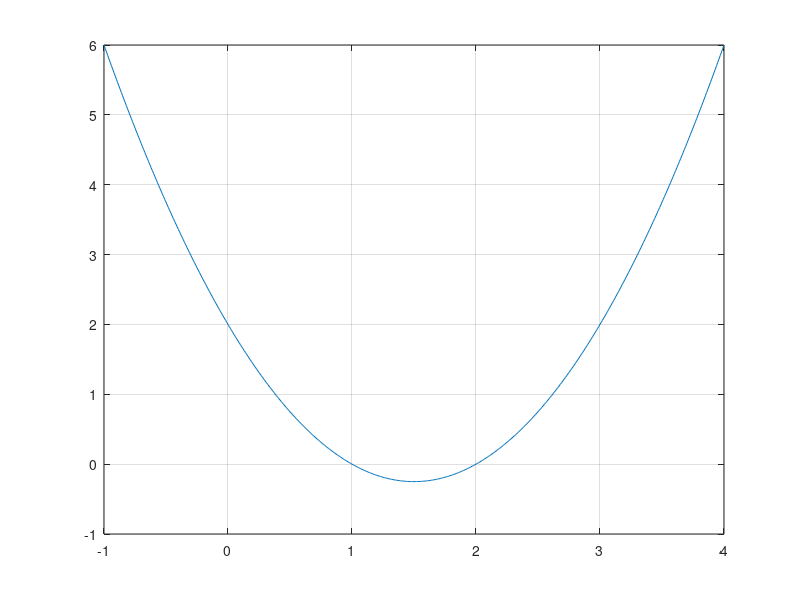

Here is the MATLAB script that generated this plot: (Note: this script raises an error after producing the figure.)
%% Graficar polinomio
x = -1:0.01:4;
y = x.^2 - 3*x + 2;
figure(1);
plot(x,y)
grid on
ejes=gca;
ejes.XAxisLocation = 'origin';
ejes.YAxisLocation = 'origin';

%% ---------- Ejercicio 1 ----------%%
raices = [-1; 1; 2];
p = poly(raices);
x = -2:0.01:2;
y = x.^3-2*x.^2-x+2;
plot(x,y)
grid on
ejes=gca;
ejes.XAxisLocation = 'origin';
ejes.YAxisLocation = 'origin';

%% ---------- Ejercicio 2 ----------%%
x = -2:0.01:4;
y = x.^3 - 3*x.^2 - 2*x + 2; 
plot(x,y)
grid on
ejes=gca;
ejes.XAxisLocation = 'origin';
ejes.YAxisLocation = 'origin';

p = [1 -3 -2 2];
raices = roots(p);

%% ---------- Ejercicio 3 ----------%%
x = -2:0.01:4;
y = x.^2 - 3*x + 4; 
plot(x,y)
grid on
ejes=gca;
ejes.XAxisLocation = 'origin';
ejes.YAxisLocation = 'origin';

p = [1 -3 4];
raices = roots(p);

%% ---------- Ejercicio 4 ----------%%
x = -2:0.01:4;
y = x.^2 - 3*x + 2.25; 

plot(x,y)
grid on
ejes=gca;
ejes.XAxisLocation = 'origin';
ejes.YAxisLocation = 'origin';

p = [1 -3 2.25];
raices = roots(p);

%% ---------- Ejercicio 5 ----------%%
raices = [-1.4; 0; 1+0.5i;  1-0.5i];
p = poly(raices)
x=-2:0.01:2;
y = x.^4 - 0.6*x.^3 - 1.55*x.^2 + 1.75*x;
plot(x,y)
ejes=gca;
ejes.XAxisLocation = 'origin';
ejes.YAxisLocation = 'origin';

%% ---------- Ejercicio 6 ----------%%
polinomio=[1 -7 14 -8];  
roots(polinomio)

%% ---------- Ejercicio 7 ----------%%
x=[8 4 2 1 0];
h = [1 0 0 0 0 0 0.6 0 0 0 0 0];
y=conv(x,h);
n=0:15;
stem(n,y)
ejes=gca; ejes.XAxisLocation = 'origin'; ejes.YAxisLocation = 'origin';
yticks([0:0.5:8]) 
xticks(n) 
axis([-1 16 -0.2 8])
grid on
